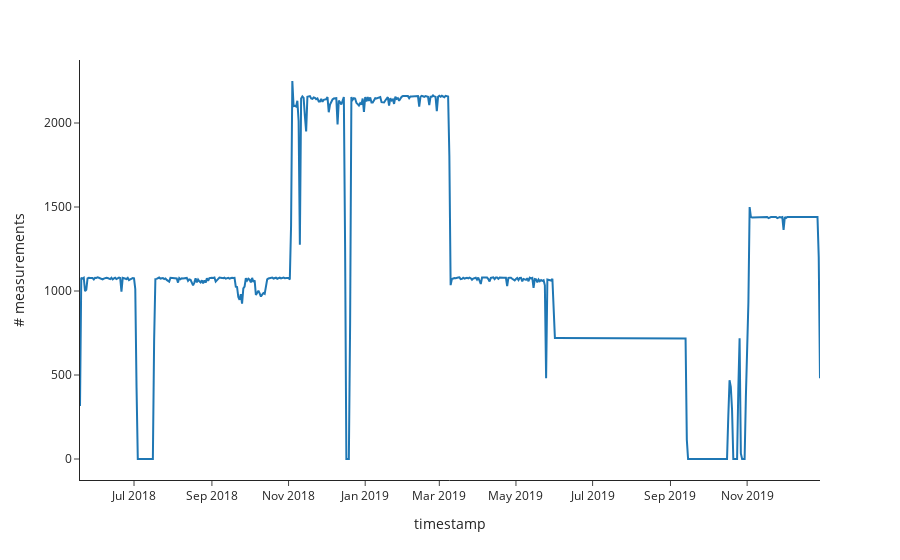

Notebook cell for this chart:
### Code cell
px.line(per_day, x='timestamp', y='# measurements')

### Figure 1 — Plotly figure (JSON) as saved in the notebook; plotly's stock layout.template omitted (floating-point values rounded to 4 significant figures; data arrays with more than 128 entries replaced by an {"elided": "..."} marker saying what was removed)
{"data": [{"hovertemplate": "timestamp=%{x}<br># measurements=%{y}<extra></extra>", "legendgroup": "", "line": {"color": "#1F77B4", "dash": "solid"}, "marker": {"symbol": "circle"}, "mode": "lines", "name": "", "orientation": "v", "showlegend": false, "type": "scatter", "x": {"elided": "590 str values"}, "xaxis": "x", "y": {"elided": "590 int values"}, "yaxis": "y"}], "layout": {"autosize": true, "legend": {"tracegroupgap": 0}, "margin": {"t": 60}, "xaxis": {"anchor": "y", "autorange": true, "domain": [0, 1], "range": ["2018-05-19", "2019-12-29"], "title": {"text": "timestamp"}, "type": "date"}, "yaxis": {"anchor": "x", "autorange": true, "domain": [0, 1], "range": [-125, 2375], "title": {"text": "# measurements"}, "type": "linear"}}}
